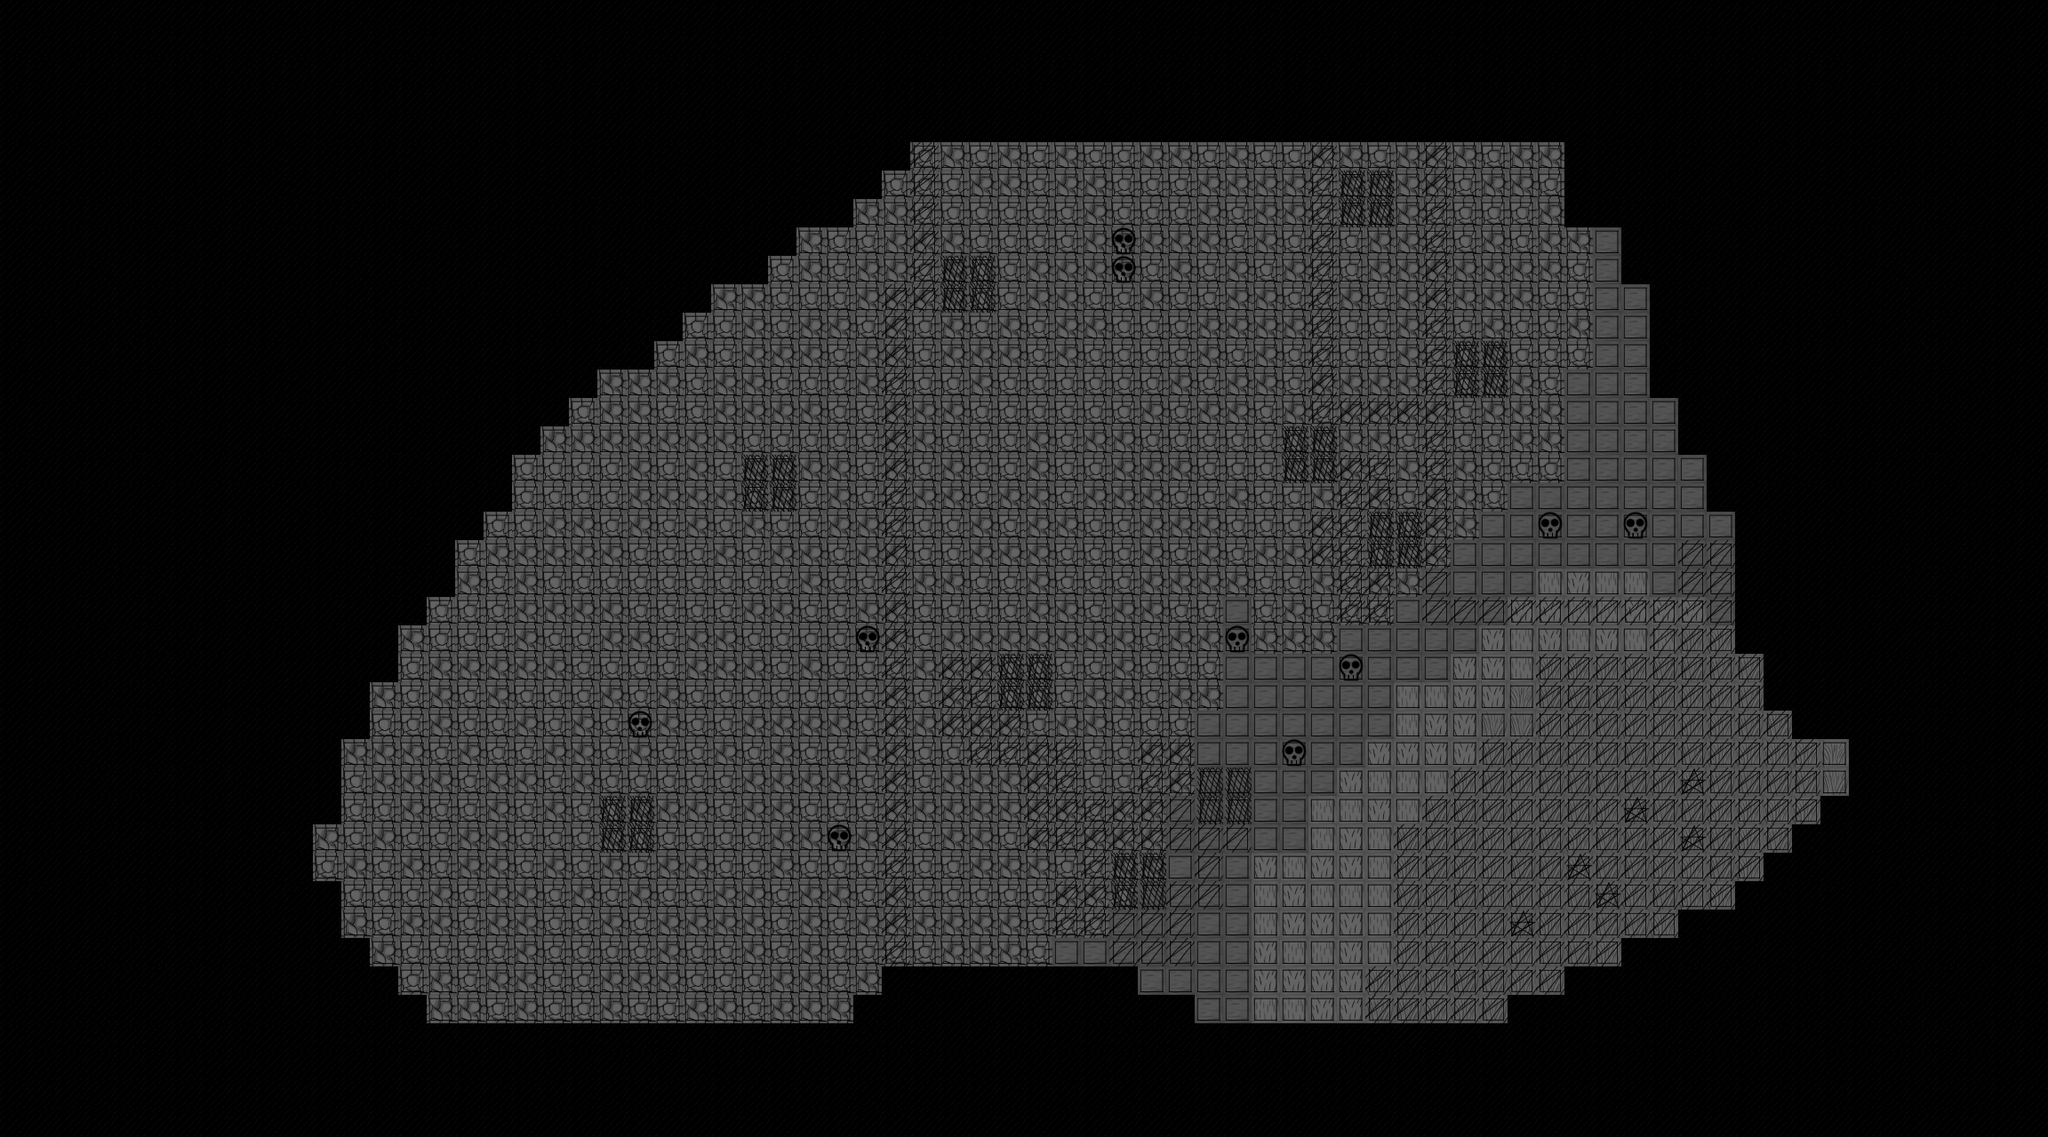

A 2D game scene composited from a Tiled map and its tileset images. What follows is a short description and the map's XML, with each tile layer's data collapsed to a summary:
An orthogonal 72x40 tile map with 32x32 px tiles, 3 tile layers (Aesthetic Layer, Data Layer, Spawn Layer), 1 hidden layer not drawn, 3 tilesets.

<map version="1.0" tiledversion="1.1.5" orientation="orthogonal" renderorder="right-down" width="72" height="40" tilewidth="32" tileheight="32" infinite="0" nextobjectid="1">
 <tileset firstgid="1" name="32X32" tilewidth="32" tileheight="32" tilecount="35" columns="5">
  <image source="../32X32.png" width="160" height="224" />
  <tile id="0">
   <properties>
    <property name="canMove" type="bool" value="true" />
    <property name="moveCost" type="int" value="1" />
    <property name="occupied" type="bool" value="false" />
   </properties>
  </tile>
  <tile id="1">
   <properties>
    <property name="canMove" type="bool" value="true" />
    <property name="moveCost" type="int" value="3" />
    <property name="occupied" type="bool" value="false" />
   </properties>
  </tile>
  <tile id="2">
   <properties>
    <property name="canMove" type="bool" value="false" />
    <property name="moveCost" type="int" value="0" />
    <property name="occupied" type="bool" value="false" />
   </properties>
  </tile>
  <tile id="4">
   <properties>
    <property name="EnemySpawn" type="bool" value="false" />
    <property name="VanguardSpawn" type="bool" value="true" />
   </properties>
  </tile>
  <tile id="34">
   <properties>
    <property name="EnemySpawn" type="bool" value="true" />
    <property name="VanguardSpawn" type="bool" value="false" />
   </properties>
  </tile>
 </tileset>
 <tileset firstgid="36" name="Tree3" tilewidth="96" tileheight="96" tilecount="0" columns="1">
  <image source="Tree3.png" width="96" height="96" />
 </tileset>
 <tileset firstgid="36" name="64X64" tilewidth="32" tileheight="32" tilecount="24" columns="4">
  <image source="../64X64.png" width="128" height="192" />
 </tileset>
 <layer name="Aesthetic Layer" width="72" height="40" opacity="0.39">
  <data>[2880 cells, 2880 non-empty, 8 distinct tile ids]</data>
 </layer>
 <layer name="Doodadlayer" width="72" height="40" visible="0">
  <data>[2880 cells, 172 non-empty, 16 distinct tile ids]</data>
 </layer>
 <layer name="Data Layer" width="72" height="40">
  <data>[2880 cells, 2880 non-empty, 3 distinct tile ids]</data>
 </layer>
 <layer name="Spawn Layer" width="72" height="40">
  <data>[2880 cells, 16 non-empty, 2 distinct tile ids]</data>
 </layer>
</map>
